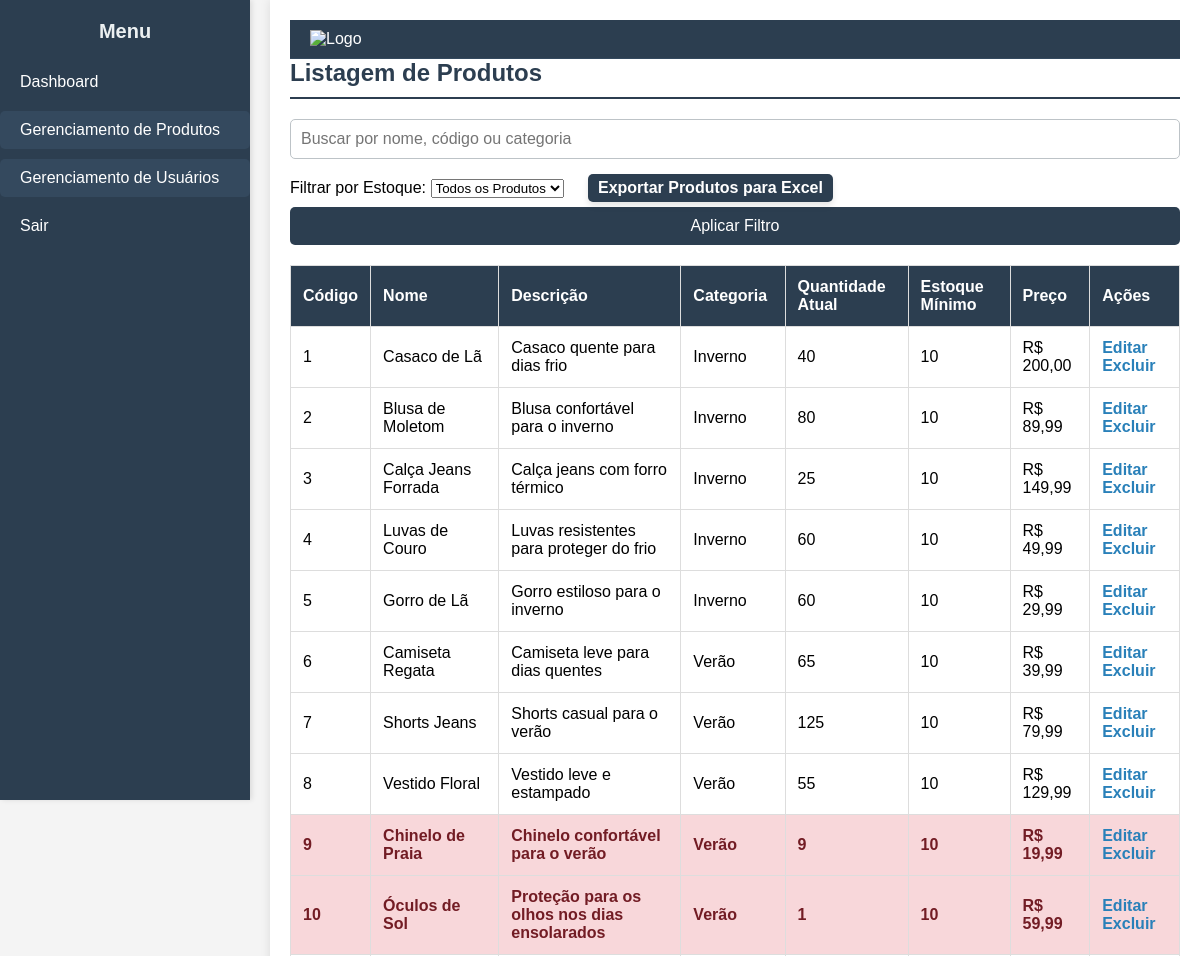
Page /listagem-produtos.php (signed in, upper part) on the earlier database version.
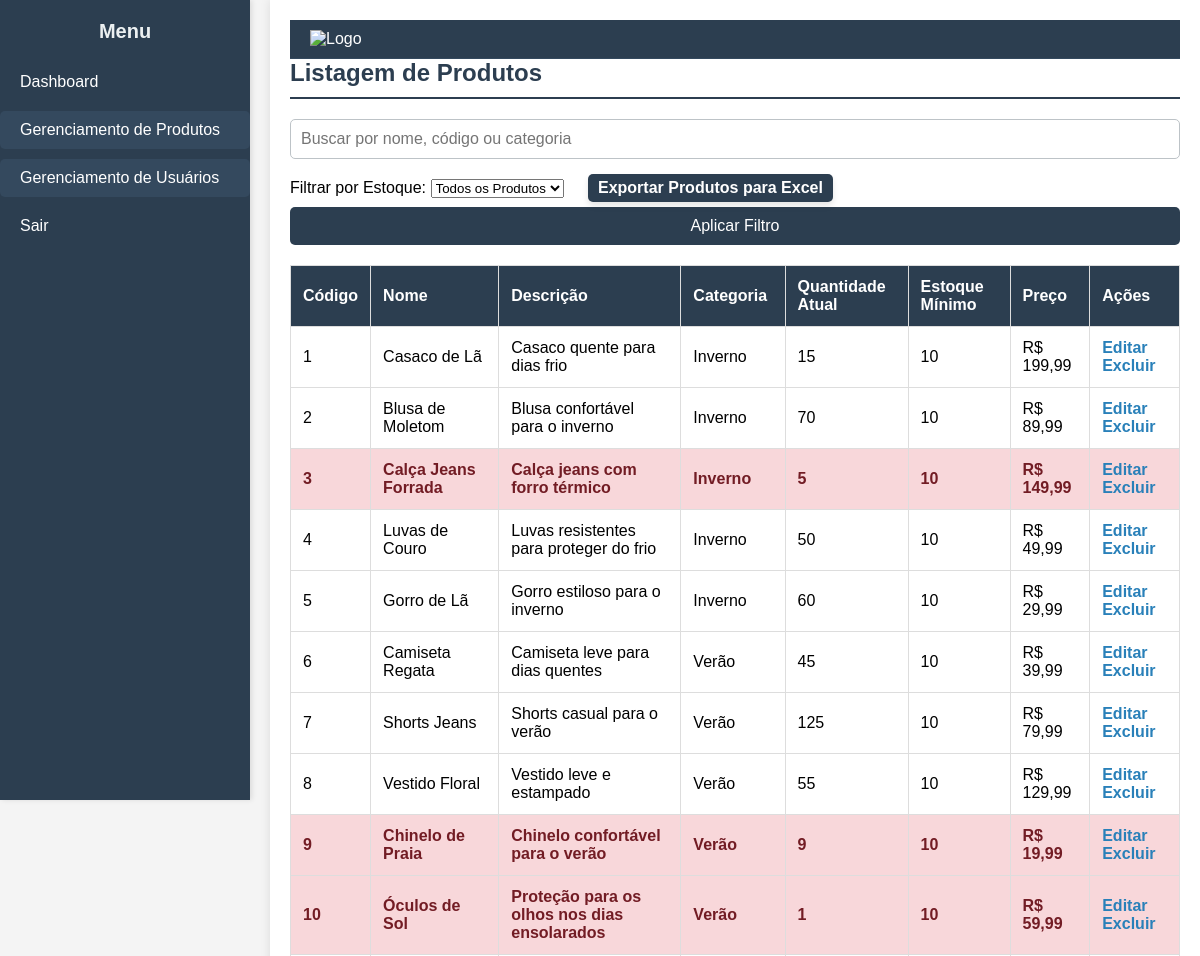
Same page on the later database version.
### tables this page shows
CREATE TABLE `produtos` (
  `id` int(11) NOT NULL,
  `nome` varchar(100) NOT NULL,
  `descricao` text DEFAULT NULL,
  `quantidade` int(11) NOT NULL,
  `preco` decimal(10,2) NOT NULL,
  `categoria_id` int(11) DEFAULT NULL,
  `estoque_minimo` int(11) DEFAULT 10
);

CREATE TABLE `categorias` (
  `id` int(11) NOT NULL,
  `nome` varchar(100) NOT NULL
);

### listagem-produtos.php (the view, shortened to what this page needs)
<?php
include_once 'db/connect.php';
function formatarValorMonetario($valor) {
    return 'R$ ' . number_format($valor, 2, ',', '.');
}
function formatarNumeroInteiro($numero) {
    return number_format($numero, 0, ',', '.');
}
$busca = isset($_GET['busca']) ? trim($_GET['busca']) : '';
$filtro_estoque = isset($_GET['filtro_estoque']) ? $_GET['filtro_estoque'] : 'todos';
if ($busca) {
    $stmt = $pdo->prepare("
        SELECT p.*, c.nome AS categoria_nome
        FROM produtos p
        LEFT JOIN categorias c ON p.categoria_id = c.id
        WHERE (p.id = :id OR p.nome LIKE :nome OR c.nome LIKE :categoria)
        AND (:filtro_estoque = 'todos' OR p.quantidade <= p.estoque_minimo)
    ");
    $stmt->bindValue(':id', $busca, PDO::PARAM_INT);
    $stmt->bindValue(':nome', '%' . $busca . '%', PDO::PARAM_STR);
    $stmt->bindValue(':categoria', '%' . $busca . '%', PDO::PARAM_STR);
    $stmt->bindValue(':filtro_estoque', $filtro_estoque, PDO::PARAM_STR);
    $stmt->execute();
} else {
    $stmt = $pdo->prepare("
        SELECT p.*, c.nome AS categoria_nome
        FROM produtos p
        LEFT JOIN categorias c ON p.categoria_id = c.id
        WHERE :filtro_estoque = 'todos' OR p.quantidade <= p.estoque_minimo
    ");
    $stmt->bindValue(':filtro_estoque', $filtro_estoque, PDO::PARAM_STR);
    $stmt->execute();
}
$produtos = $stmt->fetchAll(PDO::FETCH_ASSOC);
?>
<!DOCTYPE html>
<html lang="pt-br">
<head>
    <link rel="stylesheet" href="css/style.css">
</head>
<body>
    <div class="container">
        <?php include_once 'includes/sidebar.php'; ?>
        <main class="content">
            <header class="header">
                <div class="logo">
                    <img src="https://bluefocus.com.br/sites/default/files/styles/medium/public/estoque.png?itok=1yVi8VcO" alt="Logo" width="50">
                </div>
            </header>
            <div class="scrollable-content">
                <h2>Listagem de Produtos</h2>
                <form method="GET" style="margin-bottom: 20px;">
                    <input type="text" name="busca" placeholder="Buscar por nome, código ou categoria" value="<?= htmlspecialchars($busca) ?>" required>
                    <label for="filtro_estoque">Filtrar por Estoque:</label>
                    <select name="filtro_estoque" id="filtro_estoque">
                        <option value="todos" <?= $filtro_estoque === 'todos' ? 'selected' : '' ?>>Todos os Produtos</option>
                    </select>
                    <a href="exportar-produtos.php" class="btn-export">Exportar Produtos para Excel</a>
                    <button type="submit">Aplicar Filtro</button>
                </form>
                <table class="desktop-table">
                    <thead>
                        <tr>
                            <th>Código</th>
                            <th>Nome</th>
                            <th>Descrição</th>
                            <th>Categoria</th>
                            <th>Quantidade Atual</th>
                            <th>Estoque Mínimo</th>
                            <th>Preço</th>
                            <th>Ações</th>
                        </tr>
                    </thead>
                    <tbody>
                        <?php foreach ($produtos as $produto): ?>
                            <tr class="<?= $produto['quantidade'] <= $produto['estoque_minimo'] ? 'baixo-estoque' : '' ?>">
                                <td><?= $produto['id'] ?></td>
                                <td><?= htmlspecialchars($produto['nome']) ?></td>
                                <td><?= htmlspecialchars($produto['descricao']) ?></td>
                                <td><?= htmlspecialchars($produto['categoria_nome'] ?? 'Sem Categoria') ?></td>
                                <td><?= formatarNumeroInteiro($produto['quantidade']) ?></td>
                                <td><?= formatarNumeroInteiro($produto['estoque_minimo']) ?></td>
                                <td><?= formatarValorMonetario($produto['preco']) ?></td>
                                <td>
                                    <a href="editar-produto.php?id=<?= $produto['id'] ?>">Editar</a>
                                    <a href="excluir-produto.php?id=<?= $produto['id'] ?>" onclick="return confirm('Tem certeza que deseja excluir este produto?')">Excluir</a>
                                </td>
                            </tr>
                        <?php endforeach; ?>
                    </tbody>
                </table>
            </div>
        </main>
    </div>
</body>
</html>

Differences in the rows shown:
changed produtos "Casaco de Lã": quantidade "40" → "15"; preco "R$ 200,00" → "R$ 199,99"
changed produtos "Blusa de Moletom": quantidade "80" → "70"
changed produtos "Calça Jeans Forrada": quantidade "25" → "5"
changed produtos "Luvas de Couro": quantidade "60" → "50"
changed produtos "Camiseta Regata": quantidade "65" → "45"
